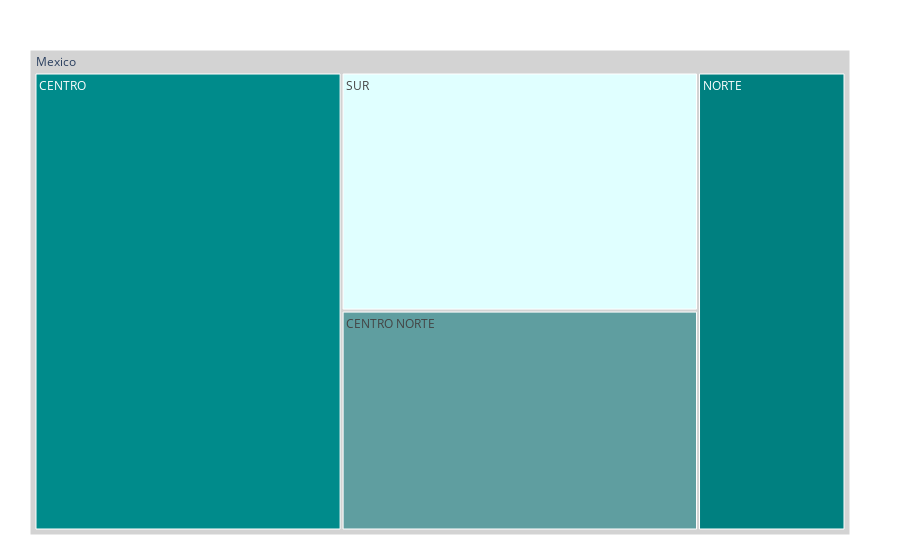

Notebook code cell kept with this figure:
### Code cell
#https://plotly.com/python/treemaps/

import plotly.express as px
df = df_byregion_II_summary
fig = px.treemap(df, path=[px.Constant("Mexico"), 'REGION'], 
                 values='POBTOT', color='REGION',color_discrete_map={'(?)':'lightgrey', 'CENTRO':'darkcyan', 'SUR':'lightcyan','CENTRO NORTE':'cadetblue', 'NORTE':'teal'})
fig.update_layout(margin = dict(t=50, l=30, r=50, b=25))
fig.show()

### Figure 1 — Plotly figure (JSON) as saved in the notebook; plotly's stock layout.template omitted (floating-point values rounded to 4 significant figures)
{"data": [{"branchvalues": "total", "customdata": [["CENTRO"], ["CENTRO NORTE"], ["NORTE"], ["SUR"], ["(?)"]], "domain": {"x": [0, 1], "y": [0, 1]}, "hovertemplate": "labels=%{label}<br>POBTOT=%{value}<br>parent=%{parent}<br>id=%{id}<br>REGION=%{customdata[0]}<extra></extra>", "ids": ["Mexico/CENTRO", "Mexico/CENTRO NORTE", "Mexico/NORTE", "Mexico/SUR", "Mexico"], "labels": ["CENTRO", "CENTRO NORTE", "NORTE", "SUR", "Mexico"], "marker": {"colors": ["darkcyan", "cadetblue", "teal", "lightcyan", "lightgrey"]}, "name": "", "parents": ["Mexico", "Mexico", "Mexico", "Mexico", ""], "type": "treemap", "values": [47718379, 26591884, 22914677, 28789084, 126014024]}], "layout": {"legend": {"tracegroupgap": 0}, "margin": {"b": 25, "l": 30, "r": 50, "t": 50}}}
